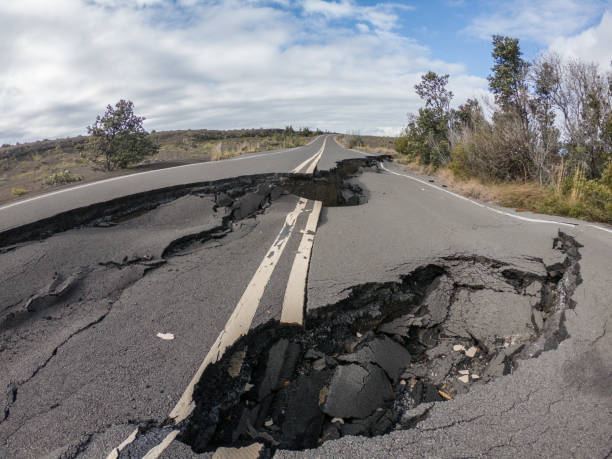
//> input picture VISION/ENVI/detection_sol/route.jpg, 612 x 459 px
$ ./vision   (built with g++ and OpenCV 4)
//> lines starting //> are read from the running program, lines starting //| are printed output that depends on the picture; after the words box and inside, x2 and y2 are one past the last pixel; in counts of white or black regions, pixels touching at a corner belong together
#include <iostream>
#include <opencv2/opencv.hpp>

using namespace cv;

int main() {
    // Charger l'image depuis un fichier
    Mat src = imread("route.jpg");
//> src is the input picture: 459 rows x 612 cols, CV_8UC3; mean B, G, R 125.3, 123.9, 124.4

    // Vérifier si l'image est correctement chargée
    if (src.empty()) {
        std::cerr << "Erreur lors du chargement de l'image." << std::endl;
        return -1;
    }

    // Convertir l'image en niveaux de gris
    Mat gray;
    cvtColor(src, gray, COLOR_BGR2GRAY);
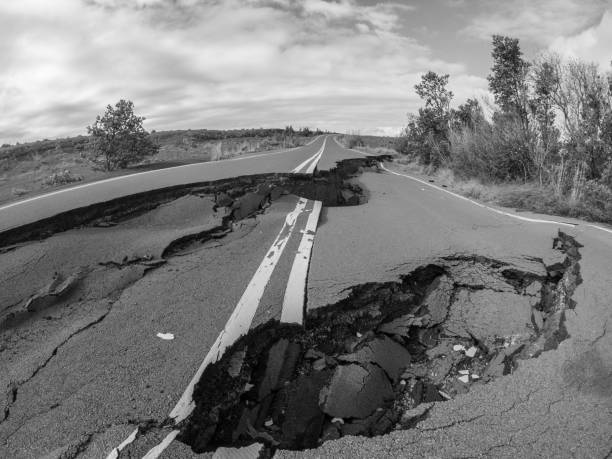
//> gray: 459 rows x 612 cols, CV_8UC1; min 0, max 252, mean 124.2

    // Appliquer Canny Edge Detector
    Mat edges;
    Canny(gray, edges, 80, 255);
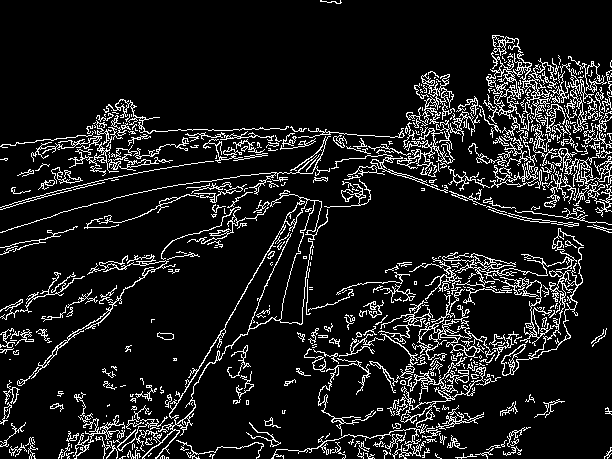
//> edges: 459 rows x 612 cols, CV_8UC1; 10.6% white in thin lines or dots

    // Remplir les zones non-obstacle avec du blanc
    Mat dst = Mat::zeros(src.size(), CV_8UC1);
    for (int i = 0; i < edges.cols; ++i) {
        int j = edges.rows - 1;
        for (j = edges.rows - 1; j > 0; --j) {
            if (edges.at<uchar>(j, i) > 0) {
                break;
            }
        }
        dst(Range(j, dst.rows - 1), Range(i, i + 1)) = 255;
    }
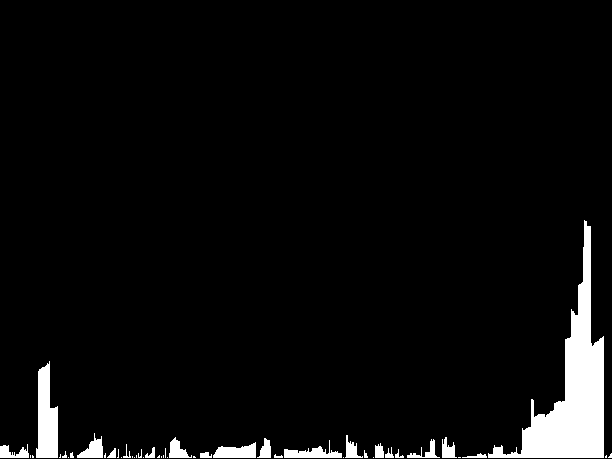
//> dst: 459 rows x 612 cols, CV_8UC1; 4.6% white; 46 white regions (25 under 20 px), largest, box (x1, y1, x2, y2) and area: (488, 220, 604, 458) 8159, (36, 361, 58, 458) 1522, (213, 442, 256, 458) 474

    // Appliquer l'érosion pour éliminer le bruit
    Mat erosion;
    Mat element = getStructuringElement(MORPH_RECT, Size(10, 10));
    erode(dst, erosion, element);
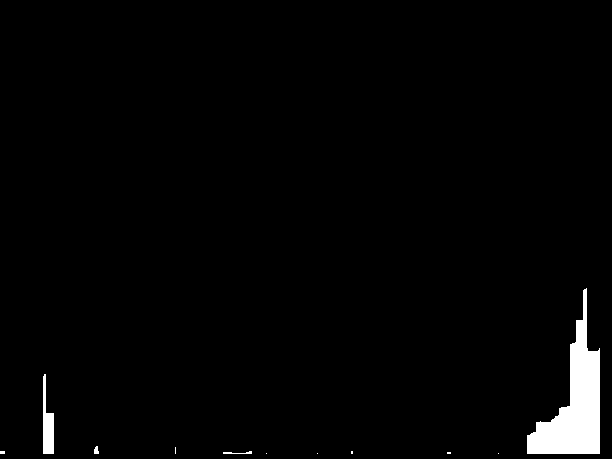
//> erosion: 459 rows x 612 cols, CV_8UC1; 2.1% white; 11 white regions (7 under 20 px), largest, box (x1, y1, x2, y2) and area: (527, 288, 600, 454) 5086, (43, 374, 54, 454) 566, (223, 451, 252, 454) 47, (94, 446, 99, 454) 31

    // Appliquer le flou gaussien
    Mat result;
    GaussianBlur(erosion, result, Size(5, 5), 4);

    // Déterminer si le véhicule peut avancer ou non
    Mat bottomRegion = result.rowRange(result.rows * 0.8, result.rows - 1);
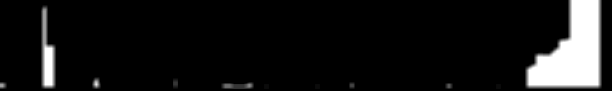
//> bottomRegion: 91 rows x 612 cols, CV_8UC1; min 0, max 255, mean 21.8
    double whitePercentage = (countNonZero(bottomRegion) * 100.0) / bottomRegion.total();
//> whitePercentage = 11.11

    // Définir un seuil pour considérer la présence d'obstacles
    double thresholdWhite = 5.0;

    // Afficher le résultat
    namedWindow("Result", WINDOW_NORMAL);
    imshow("Result", result);

    // Faire quelque chose en fonction du pourcentage de pixels blancs
    if (whitePercentage > thresholdWhite) {
        std::cout << "Obstacle détecté, ne pas avancer." << std::endl;
        // Ajouter ici le code pour arrêter le véhicule
    } else {
        std::cout << "Aucun obstacle détecté, vous pouvez avancer." << std::endl;
        // Ajouter ici le code pour commander l'avancement du véhicule
    }

    // Attendre une touche
    waitKey(0);
    destroyAllWindows();

    return 0;
}
